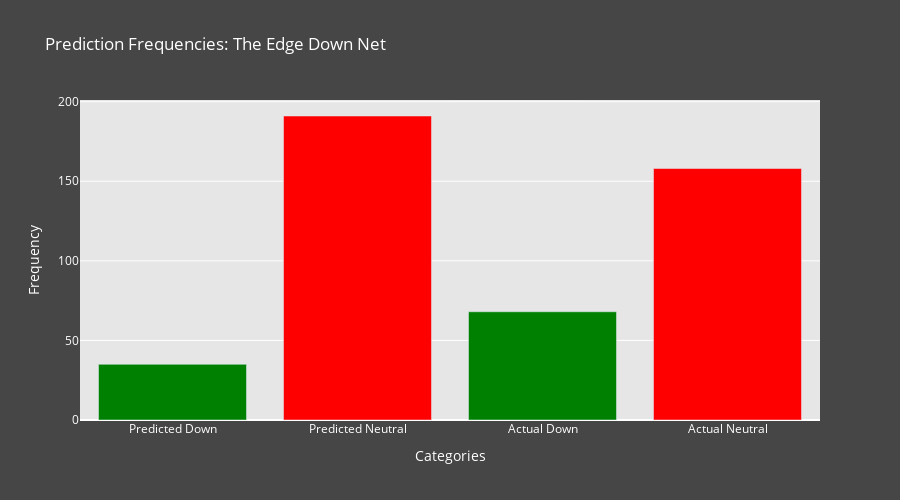

The code cell stored with this chart in its notebook:
### Code cell
# Choosing network
TheEdgeDown = TheEdgeDown1

# Creating an empty list to house network prediction frequencies
PredDown = []
PredNeutral = []
ActualDown = []
ActualNeutral = []

# Looping through each piece of given data (Threshhold = 0.5)
for i in range(X_test.shape[0]):
        
    # Checking for an Down prediction and appending
    if Predict(X_test[i], TheEdgeDown, False)[0][0] >= 0.5:
        PredDown.append(1)
    
    # Checking for an down prediction and appending
    elif Predict(X_test[i], TheEdgeDown, False)[0][0] < 0.5:
        PredNeutral.append(0)

    # Checking for an actual Down
    if Y_test[i][0][0] == 1:
        ActualDown.append(1)

    # Checking for an actual down
    elif Y_test[i][0][0] == 0:
        ActualNeutral.append(0)

# Creating a bar plot of prediction frequencies
EdgeDownFig = go.Figure()

# Adding the data
EdgeDownFig.add_trace(go.Bar(x=["Predicted Down", "Predicted Neutral", "Actual Down", "Actual Neutral"],
                        y=[len(PredDown), len(PredNeutral), len(ActualDown), len(ActualNeutral)],
                        marker=dict(color=["green", "red", "green", "red"])))

# Downdating the layout
EdgeDownFig.update_layout(title=dict(text="Prediction Frequencies: The Edge Down Net", font=dict(color="white")),
                     xaxis=dict(title="Categories",
                                titlefont=dict(color="White"),
                                tickfont=dict(color="White")),
                     yaxis=dict(title="Frequency", 
                                titlefont=dict(color="White"),
                                tickfont=dict(color="White")),
                     plot_bgcolor="rgba(230,230,230,1)",
                     paper_bgcolor="rgba(70,70,70,1)",
                     height=500) 

# Displaying the plot
EdgeDownFig.show()

### Figure 1 — Plotly figure (JSON) as saved in the notebook; plotly's stock layout.template omitted (floating-point values rounded to 4 significant figures)
{"data": [{"marker": {"color": ["green", "red", "green", "red"]}, "type": "bar", "x": ["Predicted Down", "Predicted Neutral", "Actual Down", "Actual Neutral"], "y": [35, 191, 68, 158]}], "layout": {"height": 500, "paper_bgcolor": "rgba(70,70,70,1)", "plot_bgcolor": "rgba(230,230,230,1)", "title": {"font": {"color": "white"}, "text": "Prediction Frequencies: The Edge Down Net"}, "xaxis": {"tickfont": {"color": "White"}, "title": {"font": {"color": "White"}, "text": "Categories"}}, "yaxis": {"tickfont": {"color": "White"}, "title": {"font": {"color": "White"}, "text": "Frequency"}}}}
